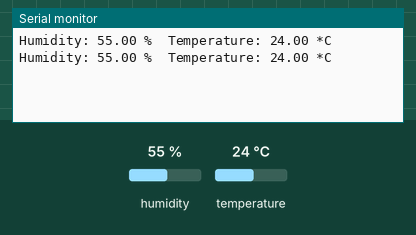
Simulated run of this sketch. Board: ESP8266 (NodeMCU). Parts: the last lines printed to the serial monitor. The test bench sets the inputs (shaded band); at power-on: humidity 55 %, temperature 24 °C.

Above: at 4.8 s.
4.9 s: humidity set to 22 %
At 6.5 s:
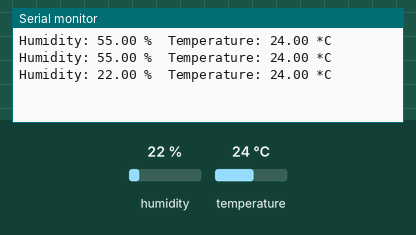
7.9 s: temperature set to 12 °C
At 8.8 s:
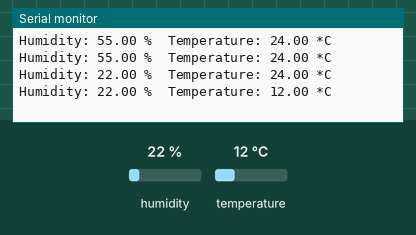
10.9 s: humidity set to 40 %
At 13.6 s:
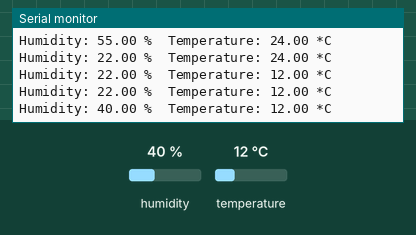
Timing chart, 0 to 15.1 s (numbered marks = the images above; inputs shaded):
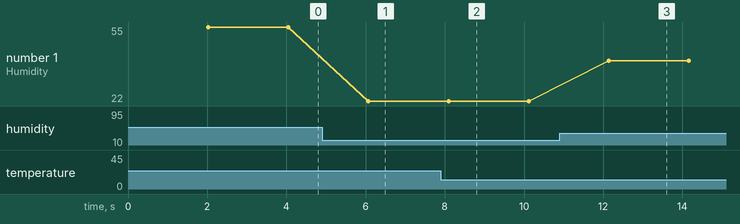

Measured:
- after the input at 4.9 s, the serial monitor: prints a new line after 1.2 s (image 1)
- after the input at 7.9 s, the serial monitor: prints a new line after 0.19 s (image 2)
- after the input at 10.9 s, the serial monitor: prints a new line after 1.2 s (image 3)
- plotted number 1: 55 → 22 after the input at 4.9 s, 22 → 40 after the input at 10.9 s

The sketch:

sensors.ino
```cpp
#include <DHT.h>

#define DHTPIN D4       // Define the pin where the data pin of the DHT11 is connected
#define DHTTYPE DHT11   // Define the type of sensor (DHT11)

DHT dht(DHTPIN, DHTTYPE);  // Initialize the DHT sensor

void setup() {
  Serial.begin(115200);  // Start the serial communication at a baud rate of 115200
  dht.begin();           // Start the DHT sensor
}

void loop() {
  // Wait a few seconds between measurements.
  delay(2000);

  // Reading temperature or humidity takes about 250 milliseconds!
  float h = dht.readHumidity();    // Read the humidity
  float t = dht.readTemperature(); // Read the temperature in Celsius

  // Check if any reads failed and exit early (to try again).
  if (isnan(h) || isnan(t)) {
    Serial.println("Failed to read from DHT sensor!");
    return;
  }

  // Print the results to the Serial Monitor
  Serial.print("Humidity: ");
  Serial.print(h);
  Serial.print(" %\t");
  Serial.print("Temperature: ");
  Serial.print(t);
  Serial.println(" *C");
}
```
